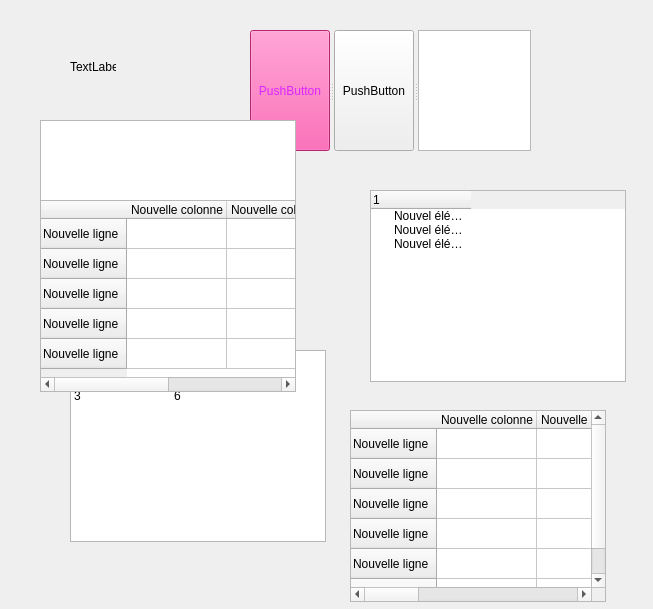
<?xml version="1.0" encoding="UTF-8"?>
<ui version="4.0">
 <class>toto</class>
 <widget class="QWidget" name="toto">
  <property name="geometry">
   <rect>
    <x>0</x>
    <y>0</y>
    <width>653</width>
    <height>609</height>
   </rect>
  </property>
  <property name="windowTitle">
   <string>Form</string>
  </property>
  <widget class="QWidget" name="verticalLayoutWidget">
   <property name="geometry">
    <rect>
     <x>70</x>
     <y>129</y>
     <width>160</width>
     <height>50</height>
    </rect>
   </property>
   <layout class="QVBoxLayout" name="verticalLayout">
    <property name="spacing">
     <number>0</number>
    </property>
   </layout>
  </widget>
  <widget class="QLabel" name="label">
   <property name="geometry">
    <rect>
     <x>70</x>
     <y>60</y>
     <width>46</width>
     <height>13</height>
    </rect>
   </property>
   <property name="text">
    <string>TextLabel</string>
   </property>
  </widget>
  <widget class="QTableWidget" name="tableWidget">
   <property name="geometry">
    <rect>
     <x>70</x>
     <y>350</y>
     <width>256</width>
     <height>192</height>
    </rect>
   </property>
   <property name="focusPolicy">
    <enum>Qt::WheelFocus</enum>
   </property>
   <property name="editTriggers">
    <set>QAbstractItemView::NoEditTriggers</set>
   </property>
   <property name="tabKeyNavigation">
    <bool>false</bool>
   </property>
   <property name="alternatingRowColors">
    <bool>false</bool>
   </property>
   <property name="selectionMode">
    <enum>QAbstractItemView::SingleSelection</enum>
   </property>
   <property name="selectionBehavior">
    <enum>QAbstractItemView::SelectRows</enum>
   </property>
   <property name="showGrid">
    <bool>false</bool>
   </property>
   <property name="gridStyle">
    <enum>Qt::NoPen</enum>
   </property>
   <property name="sortingEnabled">
    <bool>true</bool>
   </property>
   <property name="wordWrap">
    <bool>false</bool>
   </property>
   <property name="cornerButtonEnabled">
    <bool>true</bool>
   </property>
   <attribute name="horizontalHeaderVisible">
    <bool>false</bool>
   </attribute>
   <attribute name="horizontalHeaderDefaultSectionSize">
    <number>100</number>
   </attribute>
   <attribute name="horizontalHeaderHighlightSections">
    <bool>true</bool>
   </attribute>
   <attribute name="verticalHeaderVisible">
    <bool>false</bool>
   </attribute>
   <attribute name="verticalHeaderDefaultSectionSize">
    <number>12</number>
   </attribute>
   <row>
    <property name="text">
     <string>Nouvelle ligne</string>
    </property>
   </row>
   <row>
    <property name="text">
     <string>Nouvelle ligne</string>
    </property>
   </row>
   <row>
    <property name="text">
     <string>Nouvelle ligne</string>
    </property>
   </row>
   <column>
    <property name="text">
     <string>Nouvelle colonne</string>
    </property>
   </column>
   <column>
    <property name="text">
     <string>Nouvelle colonne</string>
    </property>
   </column>
   <item row="0" column="0">
    <property name="text">
     <string>1</string>
    </property>
   </item>
   <item row="0" column="1">
    <property name="text">
     <string>4</string>
    </property>
   </item>
   <item row="1" column="0">
    <property name="text">
     <string>2</string>
    </property>
   </item>
   <item row="1" column="1">
    <property name="text">
     <string>5</string>
    </property>
   </item>
   <item row="2" column="0">
    <property name="text">
     <string>3</string>
    </property>
   </item>
   <item row="2" column="1">
    <property name="text">
     <string>6</string>
    </property>
   </item>
  </widget>
  <widget class="QTreeWidget" name="treeWidget_2">
   <property name="geometry">
    <rect>
     <x>370</x>
     <y>190</y>
     <width>256</width>
     <height>192</height>
    </rect>
   </property>
   <attribute name="headerHighlightSections">
    <bool>false</bool>
   </attribute>
   <attribute name="headerStretchLastSection">
    <bool>false</bool>
   </attribute>
   <column>
    <property name="text">
     <string>1</string>
    </property>
   </column>
   <item>
    <property name="text">
     <string>Nouvel élément</string>
    </property>
   </item>
   <item>
    <property name="text">
     <string>Nouvel élément</string>
    </property>
   </item>
   <item>
    <property name="text">
     <string>Nouvel élément</string>
    </property>
   </item>
  </widget>
  <widget class="QTableWidget" name="tableWidget_2">
   <property name="geometry">
    <rect>
     <x>350</x>
     <y>410</y>
     <width>256</width>
     <height>192</height>
    </rect>
   </property>
   <row>
    <property name="text">
     <string>Nouvelle ligne</string>
    </property>
   </row>
   <row>
    <property name="text">
     <string>Nouvelle ligne</string>
    </property>
   </row>
   <row>
    <property name="text">
     <string>Nouvelle ligne</string>
    </property>
   </row>
   <row>
    <property name="text">
     <string>Nouvelle ligne</string>
    </property>
   </row>
   <row>
    <property name="text">
     <string>Nouvelle ligne</string>
    </property>
   </row>
   <row>
    <property name="text">
     <string>Nouvelle ligne</string>
    </property>
   </row>
   <column>
    <property name="text">
     <string>Nouvelle colonne</string>
    </property>
   </column>
   <column>
    <property name="text">
     <string>Nouvelle colonne</string>
    </property>
   </column>
   <column>
    <property name="text">
     <string>Nouvelle colonne</string>
    </property>
   </column>
   <column>
    <property name="text">
     <string>Nouvelle colonne</string>
    </property>
   </column>
  </widget>
  <widget class="QSplitter" name="splitter">
   <property name="geometry">
    <rect>
     <x>250</x>
     <y>30</y>
     <width>281</width>
     <height>121</height>
    </rect>
   </property>
   <property name="orientation">
    <enum>Qt::Horizontal</enum>
   </property>
   <widget class="QPushButton" name="pushButton_2">
    <property name="styleSheet">
     <string notr="true">color: rgb(219, 38, 255);
border-color: rgb(255, 96, 253);
background-color: rgb(255, 52, 157);</string>
    </property>
    <property name="text">
     <string>PushButton</string>
    </property>
    <property name="autoDefault">
     <bool>false</bool>
    </property>
    <property name="default">
     <bool>false</bool>
    </property>
    <property name="flat">
     <bool>false</bool>
    </property>
   </widget>
   <widget class="QPushButton" name="pushButton">
    <property name="text">
     <string>PushButton</string>
    </property>
   </widget>
   <widget class="QListWidget" name="listWidget"/>
  </widget>
  <widget class="QColumnView" name="columnView_2">
   <property name="geometry">
    <rect>
     <x>40</x>
     <y>120</y>
     <width>256</width>
     <height>192</height>
    </rect>
   </property>
  </widget>
  <widget class="QTableWidget" name="tableWidget_3">
   <property name="geometry">
    <rect>
     <x>40</x>
     <y>200</y>
     <width>256</width>
     <height>192</height>
    </rect>
   </property>
   <row>
    <property name="text">
     <string>Nouvelle ligne</string>
    </property>
   </row>
   <row>
    <property name="text">
     <string>Nouvelle ligne</string>
    </property>
   </row>
   <row>
    <property name="text">
     <string>Nouvelle ligne</string>
    </property>
   </row>
   <row>
    <property name="text">
     <string>Nouvelle ligne</string>
    </property>
   </row>
   <row>
    <property name="text">
     <string>Nouvelle ligne</string>
    </property>
   </row>
   <column>
    <property name="text">
     <string>Nouvelle colonne</string>
    </property>
   </column>
   <column>
    <property name="text">
     <string>Nouvelle colonne</string>
    </property>
   </column>
  </widget>
 </widget>
 <resources/>
 <connections/>
</ui>
